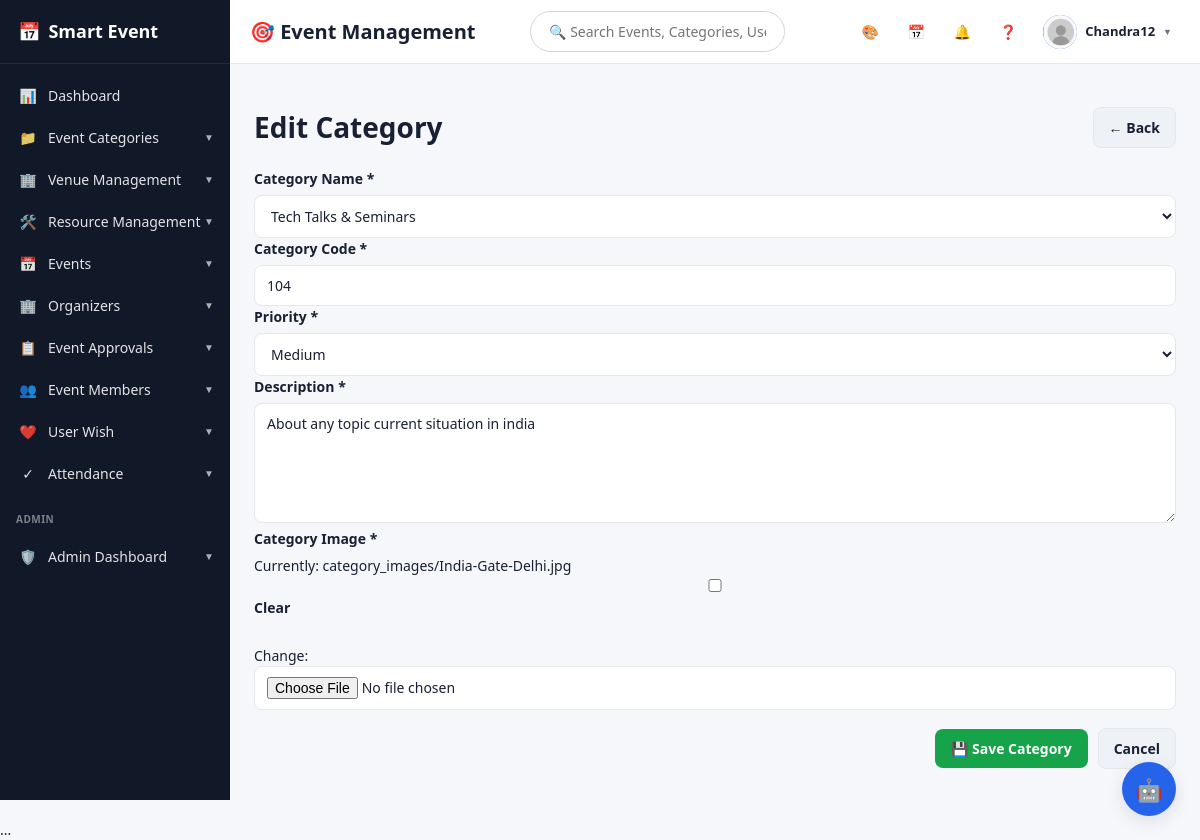
The page /categories/11/edit/ (signed in) on the database its author committed.
### accounts/models.py (models this page shows, shortened)
class UserProfile(models.Model):
    ROLE_CHOICES = [
        ('USER', 'User'),
        ('ORGANIZER', 'Organizer'),
    ]
    user = models.OneToOneField(User, on_delete=models.CASCADE, related_name='profile')
    role = models.CharField(max_length=12, choices=ROLE_CHOICES, default='USER')
    full_name = models.CharField(max_length=150, blank=True)
    phone_number = models.CharField(max_length=20, blank=True)
    organization = models.CharField(max_length=200, blank=True)
    bio = models.TextField(blank=True)
    profile_picture = models.ImageField(upload_to='profiles/', blank=True, null=True)

### events/models.py (models this page shows, shortened)
class EventCategory(models.Model):
    PRIORITY_CHOICES = [
        ('High', 'High'),
        ('Medium', 'Medium'),
        ('Low', 'Low'),
    ]
    name = models.CharField(
        max_length=100,
        unique=True
    )
    category_code = models.CharField(
        max_length=20,
        unique=True,
        null=True,
        blank=True
    )
    priority = models.CharField(
        max_length=20,
        choices=PRIORITY_CHOICES,
        default='Medium'
    )
    description = models.TextField(
        blank=True
    )
    category_image = models.ImageField(
    upload_to='category_images/',
    blank=True,
    null=True
)

### events/views.py (the view)
@login_required
@user_passes_test(is_admin)
def category_edit(request, pk):
    category = get_object_or_404(
        EventCategory,
        pk=pk
    )
    if request.method == "POST":
        form = EventCategoryForm(
            request.POST,
            request.FILES,
            instance=category
        )
        if form.is_valid():
            form.save()
            messages.success(
                request,
                "Category updated successfully."
            )
            return redirect("category_list")
    else:
        form = EventCategoryForm(
            instance=category
        )
    return render(
        request,
        "events/category_form.html",
        {
            "form": form,
            "title": "Edit Category",
        },
    )

### events/views.py (called while the page is built)
def is_admin(user):
    return user.is_authenticated and user.is_staff

### templates/events/category_form.html (shortened to what this page needs)
{% extends 'base.html' %}
{% block content %}
<div class="actions" style="display: flex; align-items: center; justify-content: space-between;">
    <h1 style="margin: 0;">{{ title }}</h1>
    <a href="{% url 'admin_dashboard' %}" class="btn secondary">
        ← Back
    </a>
</div>
<form method="post" enctype="multipart/form-data">
    <div class="form-group">
        <label>
            Category Name <span class="required">*</span>
        </label>
        {{ form.name }}
    </div>
    <div class="form-group">
        <label>
            Category Code <span class="required">*</span>
        </label>
        {{ form.category_code }}
    </div>
    <div class="form-group">
        <label>
            Priority <span class="required">*</span>
        </label>
        {{ form.priority }}
    </div>
    <div class="form-group">
        <label>
            Description <span class="required">*</span>
        </label>
        {{ form.description }}
    </div>
    <div class="form-group">
        <label>
            Category Image <span class="required">*</span>
        </label>
        {{ form.category_image }}
    </div>
    <div class="actions">
        <button
            type="submit"
            class="btn success">
            💾 Save Category
        </button>
        <a
            href="{% url 'category_list' %}"
            class="btn secondary">
            Cancel
        </a>
    </div>
</form>
{% endblock %}

### templates/base.html (shortened to what this page needs)
<!DOCTYPE html>
<html lang="en">
<head>
    <link
        href="https://cdn.jsdelivr.net/npm/fullcalendar@6.1.17/index.global.min.css"
        rel="stylesheet"
    >
</head>
<body
{% if user.is_authenticated %}
    class="{% if user.settings.theme_mode == 'dark' %}dark-mode{% endif %}"
    style="
        --primary: {{ user.settings.dashboard_color }};
        --primary-dark: {{ user.settings.dashboard_color }};
        --primary-light: {{ user.settings.dashboard_color }}22;
        --sidebar-active: {{ user.settings.dashboard_color }};
        --sidebar-bg: {{ user.settings.sidebar_color }};
        --topbar-bg: {{ user.settings.topbar_color }};
    "
{% endif %}
>
{% if user.is_authenticated %}
<aside class="sidebar">
    <a href="{% url 'home' %}" class="sidebar-logo">
        <span class="sidebar-logo-icon">📅</span>
        <strong>Smart Event</strong>
    </a>
    <div class="sidebar-menu">
        {% if user.is_staff %}
            <a href="{% url 'admin_dashboard' %}"
               class="single-menu-link">
                <span class="menu-icon">📊</span>
                <span>Dashboard</span>
            </a>
            <details class="menu-dropdown"
                >
                <summary>
                    <span class="menu-icon">📁</span>
                    <span class="menu-title">
                        Event Categories
                    </span>
                    <span class="menu-arrow">▼</span>
                </summary>
            </details>
            <details class="menu-dropdown"
                >
                <summary>
                    <span class="menu-icon">🏢</span>
                    <span class="menu-title">
                        Venue Management
                    </span>
                    <span class="menu-arrow">▼</span>
                </summary>
            </details>
            <details class="menu-dropdown"
                >
                <summary>
                    <span class="menu-icon">🛠️</span>
                    <span class="menu-title">
                        Resource Management
                    </span>
                    <span class="menu-arrow">▼</span>
                </summary>
            </details>
            <details class="menu-dropdown"
                >
                <summary>
                    <span class="menu-icon">📅</span>
                    <span class="menu-title">
                        Events
                    </span>
                    <span class="menu-arrow">▼</span>
                </summary>
            </details>
            <details class="menu-dropdown"
                >
                <summary>
                    <span class="menu-icon">🏢</span>
                    <span class="menu-title">
                        Organizers
                    </span>
                    <span class="menu-arrow">▼</span>
                </summary>
            </details>
            <details class="menu-dropdown"
                >
                <summary>
                    <span class="menu-icon">📋</span>
                    <span class="menu-title">
                        Event Approvals
                    </span>
                    <span class="menu-arrow">▼</span>
                </summary>
            </details>
            <details class="menu-dropdown"
                >
                <summary>
                    <span class="menu-icon">👥</span>
                    <span class="menu-title">
                        Event Members
                    </span>
                    <span class="menu-arrow">▼</span>
                </summary>
            </details>
            <details class="menu-dropdown"
                >
                <summary>
                    <span class="menu-icon">❤️</span>
                    <span class="menu-title">
                        User Wish
                    </span>
                    <span class="menu-arrow">▼</span>
                </summary>
            </details>
            <details class="menu-dropdown"
                >
                <summary>
                    <span class="menu-icon">✓</span>
                    <span class="menu-title">
                        Attendance
                    </span>
                    <span class="menu-arrow">▼</span>
                </summary>
            </details>
            <div class="admin-section">
                ADMIN
            </div>
            <details class="menu-dropdown"
                >
                <summary>
                    <span class="menu-icon">🛡️</span>
                    <span class="menu-title">
                        Admin Dashboard
                    </span>
                    <span class="menu-arrow">▼</span>
                </summary>
            </details>
        {% endif %}
    </div>
</aside>
<div class="main-wrapper">
    <header class="topbar">
<div class="top-header" style="display:flex;align-items:center;justify-content:space-between;width:100%;">
    <h3 style="margin:0;min-width:220px;">
        🎯 Event Management
    </h3>
    <div style="flex:1;display:flex;justify-content:center;">
        <form method="GET"
              action="{% url 'event_list' %}"
              style="width:60%;">
            <input
                type="text"
                name="search"
                placeholder="🔍 Search Events, Categories, Users..."
                style="
                    width:100%;
                    padding:10px 18px;
                    border-radius:25px;
                    border:1px solid #d1d5db;
                    outline:none;
                    font-size:14px;
                    background:white;
                ">
        </form>
    </div>
</div>
        <div class="topbar-actions">
            <a
    href="{% url 'theme_settings' %}"
    class="top-action"
    title="Theme"
>
    🎨
</a>
<a
    href="{% url 'calendar' %}"
    class="top-action"
    title="Calendar">
    📅
</a>
            <a href="{% url 'notifications' %}"
               class="top-action"
               title="Notifications">
                🔔
            </a>
<a href="{% url 'contact' %}"
   class="top-action"
   title="Help & Support">
    ❓
</a>
            <details class="profile-dropdown">
                <summary>
                    {% if user.profile.profile_picture %}
<img
    src="{{ user.profile.profile_picture.url }}"
    class="profile-avatar"
    style="object-fit:cover;">
{% else %}
<div class="profile-avatar">
    {{ user.username|first }}
</div>
{% endif %}
                    <span class="profile-name">
                        {{ user.username }}
                    </span>
                    <span class="profile-arrow">
                        ▼
                    </span>
                </summary>
            </details>
        </div>
    </header>
    <main class="content">
        {% block content %}
        {% endblock %}
    </main>
</div>
{% endif %}
...
<details class="smart-ai-assistant">
    <summary class="smart-ai-button" title="Smart Event AI Assistant">🤖</summary>
</details>
</body>
</html>

### rows shown on the page
EventCategory: name "Tech Talks & Seminars", category_code "104", priority "Medium", description "About any topic current situation in india"

### other values the page prints
{{ user.username }} "Chandra12"
{{ title }} "Edit Category"
